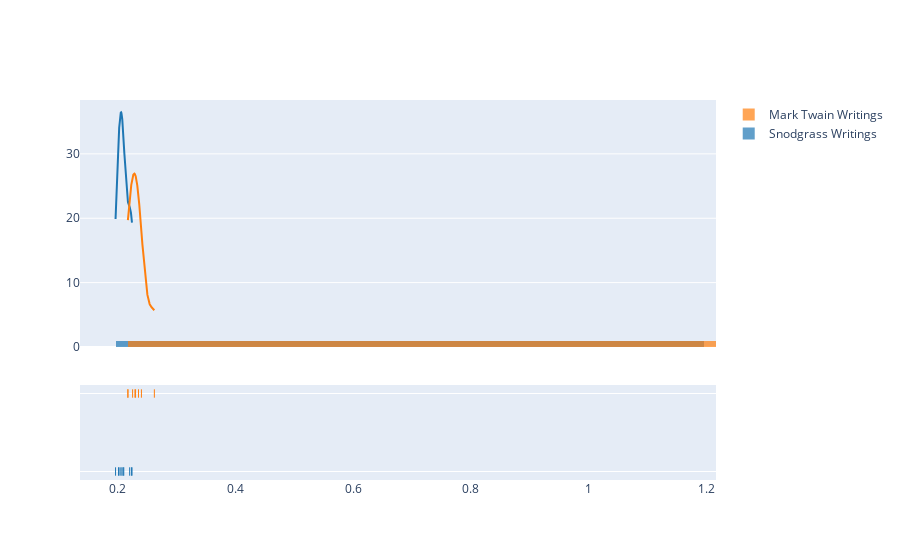

The notebook cell this image was saved under:
### Code cell
fig = ff.create_distplot(hist_data, group_labels)
fig.update_layout(height=600)
pyo.iplot(fig)

### Figure 1 — Plotly figure (JSON) as saved in the notebook; plotly's stock layout.template omitted (floating-point values rounded to 4 significant figures; data arrays with more than 128 entries replaced by an {"elided": "..."} marker saying what was removed)
{"data": [{"histnorm": "probability density", "legendgroup": "Snodgrass Writings", "marker": {"color": "rgb(31, 119, 180)"}, "name": "Snodgrass Writings", "opacity": 0.7, "type": "histogram", "x": [0.209, 0.205, 0.196, 0.21, 0.202, 0.207, 0.224, 0.223, 0.22, 0.201], "xaxis": "x", "xbins": {"end": 0.224, "size": 1, "start": 0.196}, "yaxis": "y"}, {"histnorm": "probability density", "legendgroup": "Mark Twain Writings", "marker": {"color": "rgb(255, 127, 14)"}, "name": "Mark Twain Writings", "opacity": 0.7, "type": "histogram", "x": [0.225, 0.262, 0.217, 0.24, 0.23, 0.229, 0.235, 0.217], "xaxis": "x", "xbins": {"end": 0.262, "size": 1, "start": 0.217}, "yaxis": "y"}, {"legendgroup": "Snodgrass Writings", "marker": {"color": "rgb(31, 119, 180)"}, "mode": "lines", "name": "Snodgrass Writings", "showlegend": false, "type": "scatter", "x": {"elided": "500 float values"}, "xaxis": "x", "y": {"elided": "500 float values"}, "yaxis": "y"}, {"legendgroup": "Mark Twain Writings", "marker": {"color": "rgb(255, 127, 14)"}, "mode": "lines", "name": "Mark Twain Writings", "showlegend": false, "type": "scatter", "x": {"elided": "500 float values"}, "xaxis": "x", "y": {"elided": "500 float values"}, "yaxis": "y"}, {"legendgroup": "Snodgrass Writings", "marker": {"color": "rgb(31, 119, 180)", "symbol": "line-ns-open"}, "mode": "markers", "name": "Snodgrass Writings", "showlegend": false, "type": "scatter", "x": [0.209, 0.205, 0.196, 0.21, 0.202, 0.207, 0.224, 0.223, 0.22, 0.201], "xaxis": "x", "y": ["Snodgrass Writings", "Snodgrass Writings", "Snodgrass Writings", "Snodgrass Writings", "Snodgrass Writings", "Snodgrass Writings", "Snodgrass Writings", "Snodgrass Writings", "Snodgrass Writings", "Snodgrass Writings"], "yaxis": "y2"}, {"legendgroup": "Mark Twain Writings", "marker": {"color": "rgb(255, 127, 14)", "symbol": "line-ns-open"}, "mode": "markers", "name": "Mark Twain Writings", "showlegend": false, "type": "scatter", "x": [0.225, 0.262, 0.217, 0.24, 0.23, 0.229, 0.235, 0.217], "xaxis": "x", "y": ["Mark Twain Writings", "Mark Twain Writings", "Mark Twain Writings", "Mark Twain Writings", "Mark Twain Writings", "Mark Twain Writings", "Mark Twain Writings", "Mark Twain Writings"], "yaxis": "y2"}], "layout": {"autosize": true, "barmode": "overlay", "hovermode": "closest", "legend": {"traceorder": "reversed"}, "xaxis": {"anchor": "y2", "autorange": true, "domain": [0, 1], "range": [0.1377, 1.217], "type": "linear", "zeroline": false}, "yaxis": {"anchor": "free", "autorange": true, "domain": [0.35, 1], "position": 0, "range": [0, 38.37], "type": "linear"}, "yaxis2": {"anchor": "x", "autorange": true, "domain": [0, 0.25], "dtick": 1, "range": [-0.1034, 1.103], "showticklabels": false, "type": "category"}}}
